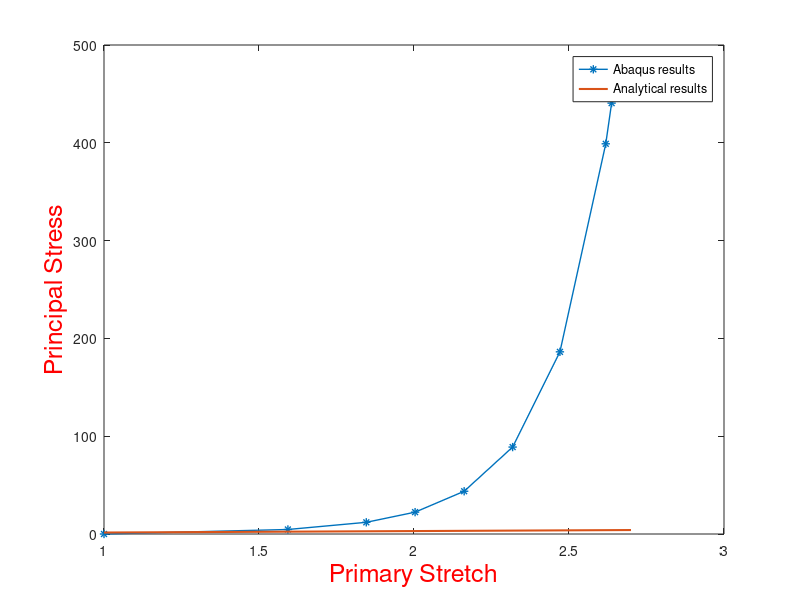

The MATLAB source for this figure:
clear all;
clc;
yy=[0 4.61548 11.9563 22.3358 43.7058 88.888 186.263 398.98 440.571];
xx=[1 1.593255 1.846082 2.003516 2.161809 2.31815 2.470736 2.61858 2.637441];
plot(xx,yy,'-*','linewidth',1);
xlabel('Primary Stretch','FontSize',18,'Color','r')
ylabel('Principal Stress','FontSize',18, 'Color','r')
hold on;
lam=[1:0.1:2.7];
sig=zeros(1,length(lam))
for i=1:length(lam)
    sig(i)=1.5*(lam(i)^2*(1/lam(i)))
end
plot(lam,sig,'linewidth',1.5);
legend('Abaqus results','Analytical results');
hold on;